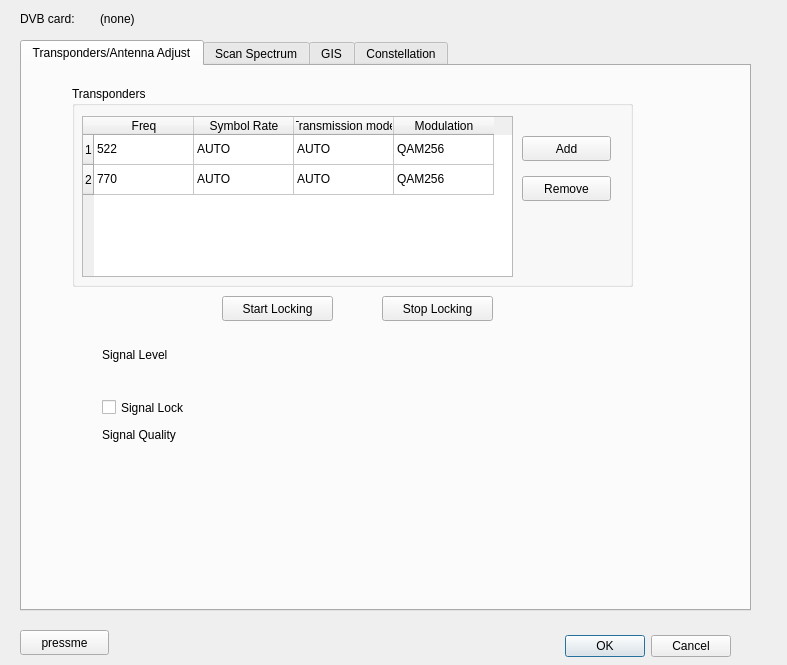
<?xml version="1.0" encoding="UTF-8"?>
<ui version="4.0">
 <class>TestDialog</class>
 <widget class="QDialog" name="TestDialog">
  <property name="geometry">
   <rect>
    <x>0</x>
    <y>0</y>
    <width>787</width>
    <height>665</height>
   </rect>
  </property>
  <property name="windowTitle">
   <string>DVB Terrestrial Test</string>
  </property>
  <widget class="QDialogButtonBox" name="buttonBox">
   <property name="geometry">
    <rect>
     <x>390</x>
     <y>630</y>
     <width>341</width>
     <height>32</height>
    </rect>
   </property>
   <property name="orientation">
    <enum>Qt::Horizontal</enum>
   </property>
   <property name="standardButtons">
    <set>QDialogButtonBox::Cancel|QDialogButtonBox::Ok</set>
   </property>
  </widget>
  <widget class="QPushButton" name="pushButton">
   <property name="geometry">
    <rect>
     <x>20</x>
     <y>630</y>
     <width>89</width>
     <height>25</height>
    </rect>
   </property>
   <property name="text">
    <string>pressme</string>
   </property>
  </widget>
  <widget class="QTabWidget" name="tabWidget">
   <property name="geometry">
    <rect>
     <x>20</x>
     <y>40</y>
     <width>731</width>
     <height>571</height>
    </rect>
   </property>
   <property name="currentIndex">
    <number>0</number>
   </property>
   <widget class="QWidget" name="tab">
    <attribute name="title">
     <string>Transponders/Antenna Adjust</string>
    </attribute>
    <widget class="QGroupBox" name="groupBox">
     <property name="geometry">
      <rect>
       <x>50</x>
       <y>20</y>
       <width>561</width>
       <height>201</height>
      </rect>
     </property>
     <property name="title">
      <string>Transponders</string>
     </property>
     <widget class="QTableWidget" name="tableTranspondersList">
      <property name="geometry">
       <rect>
        <x>10</x>
        <y>30</y>
        <width>431</width>
        <height>161</height>
       </rect>
      </property>
      <property name="selectionBehavior">
       <enum>QAbstractItemView::SelectRows</enum>
      </property>
      <row>
       <property name="text">
        <string>1</string>
       </property>
      </row>
      <row>
       <property name="text">
        <string>2</string>
       </property>
      </row>
      <column>
       <property name="text">
        <string>Freq</string>
       </property>
      </column>
      <column>
       <property name="text">
        <string>Symbol Rate</string>
       </property>
      </column>
      <column>
       <property name="text">
        <string>Transmission mode</string>
       </property>
      </column>
      <column>
       <property name="text">
        <string>Modulation</string>
       </property>
      </column>
      <item row="0" column="0">
       <property name="text">
        <string>522</string>
       </property>
      </item>
      <item row="0" column="1">
       <property name="text">
        <string>AUTO</string>
       </property>
      </item>
      <item row="0" column="2">
       <property name="text">
        <string>AUTO</string>
       </property>
      </item>
      <item row="0" column="3">
       <property name="text">
        <string>QAM256</string>
       </property>
      </item>
      <item row="1" column="0">
       <property name="text">
        <string>770</string>
       </property>
      </item>
      <item row="1" column="1">
       <property name="text">
        <string>AUTO</string>
       </property>
      </item>
      <item row="1" column="2">
       <property name="text">
        <string>AUTO</string>
       </property>
      </item>
      <item row="1" column="3">
       <property name="text">
        <string>QAM256</string>
       </property>
      </item>
     </widget>
     <widget class="QPushButton" name="buttonAddTransponder">
      <property name="geometry">
       <rect>
        <x>450</x>
        <y>50</y>
        <width>89</width>
        <height>25</height>
       </rect>
      </property>
      <property name="text">
       <string>Add</string>
      </property>
     </widget>
     <widget class="QPushButton" name="buttonRemoveTransponder">
      <property name="geometry">
       <rect>
        <x>450</x>
        <y>90</y>
        <width>89</width>
        <height>25</height>
       </rect>
      </property>
      <property name="text">
       <string>Remove</string>
      </property>
     </widget>
    </widget>
    <widget class="QPushButton" name="buttonStartLocking">
     <property name="geometry">
      <rect>
       <x>200</x>
       <y>230</y>
       <width>111</width>
       <height>25</height>
      </rect>
     </property>
     <property name="text">
      <string>Start Locking</string>
     </property>
    </widget>
    <widget class="QPushButton" name="buttonStopLocking">
     <property name="geometry">
      <rect>
       <x>360</x>
       <y>230</y>
       <width>111</width>
       <height>25</height>
      </rect>
     </property>
     <property name="text">
      <string>Stop Locking</string>
     </property>
    </widget>
    <widget class="QCheckBox" name="checkBoxLocked">
     <property name="enabled">
      <bool>true</bool>
     </property>
     <property name="geometry">
      <rect>
       <x>80</x>
       <y>330</y>
       <width>111</width>
       <height>23</height>
      </rect>
     </property>
     <property name="text">
      <string>Signal Lock</string>
     </property>
     <property name="checkable">
      <bool>false</bool>
     </property>
    </widget>
    <widget class="QLabel" name="label">
     <property name="geometry">
      <rect>
       <x>80</x>
       <y>280</y>
       <width>81</width>
       <height>17</height>
      </rect>
     </property>
     <property name="text">
      <string>Signal Level</string>
     </property>
    </widget>
    <widget class="QLabel" name="label_2">
     <property name="geometry">
      <rect>
       <x>80</x>
       <y>360</y>
       <width>111</width>
       <height>17</height>
      </rect>
     </property>
     <property name="text">
      <string>Signal Quality</string>
     </property>
    </widget>
    <widget class="DvbGradProgress2" name="labelSig">
     <property name="geometry">
      <rect>
       <x>80</x>
       <y>307</y>
       <width>561</width>
       <height>20</height>
      </rect>
     </property>
     <property name="text">
      <string/>
     </property>
    </widget>
    <widget class="DvbGradProgress2" name="labelSnr">
     <property name="geometry">
      <rect>
       <x>80</x>
       <y>390</y>
       <width>561</width>
       <height>20</height>
      </rect>
     </property>
     <property name="text">
      <string/>
     </property>
    </widget>
   </widget>
   <widget class="QWidget" name="tab_4">
    <attribute name="title">
     <string>Scan Spectrum</string>
    </attribute>
    <widget class="QLabel" name="label_3">
     <property name="geometry">
      <rect>
       <x>20</x>
       <y>20</y>
       <width>67</width>
       <height>17</height>
      </rect>
     </property>
     <property name="text">
      <string>From </string>
     </property>
    </widget>
    <widget class="QLineEdit" name="lineEditFrom">
     <property name="geometry">
      <rect>
       <x>70</x>
       <y>16</y>
       <width>61</width>
       <height>25</height>
      </rect>
     </property>
     <property name="text">
      <string>510</string>
     </property>
    </widget>
    <widget class="QLineEdit" name="lineEditTo">
     <property name="geometry">
      <rect>
       <x>210</x>
       <y>16</y>
       <width>61</width>
       <height>25</height>
      </rect>
     </property>
     <property name="text">
      <string>799</string>
     </property>
    </widget>
    <widget class="QComboBox" name="comboBoxStep">
     <property name="geometry">
      <rect>
       <x>375</x>
       <y>16</y>
       <width>71</width>
       <height>25</height>
      </rect>
     </property>
     <item>
      <property name="text">
       <string>1</string>
      </property>
     </item>
     <item>
      <property name="text">
       <string>4</string>
      </property>
     </item>
     <item>
      <property name="text">
       <string>8</string>
      </property>
     </item>
    </widget>
    <widget class="QLabel" name="label_4">
     <property name="geometry">
      <rect>
       <x>140</x>
       <y>20</y>
       <width>67</width>
       <height>17</height>
      </rect>
     </property>
     <property name="text">
      <string>MHz    to</string>
     </property>
    </widget>
    <widget class="QLabel" name="label_5">
     <property name="geometry">
      <rect>
       <x>280</x>
       <y>20</y>
       <width>81</width>
       <height>17</height>
      </rect>
     </property>
     <property name="text">
      <string>MHz    step</string>
     </property>
    </widget>
    <widget class="QPushButton" name="pushButtonAnalize">
     <property name="geometry">
      <rect>
       <x>460</x>
       <y>16</y>
       <width>89</width>
       <height>25</height>
      </rect>
     </property>
     <property name="text">
      <string>Analyze</string>
     </property>
    </widget>
    <widget class="QCheckBox" name="checkBoxNonStop">
     <property name="geometry">
      <rect>
       <x>560</x>
       <y>50</y>
       <width>92</width>
       <height>23</height>
      </rect>
     </property>
     <property name="text">
      <string>Non-Stop</string>
     </property>
    </widget>
    <widget class="QCustomPlot" name="plot" native="true">
     <property name="geometry">
      <rect>
       <x>20</x>
       <y>90</y>
       <width>671</width>
       <height>421</height>
      </rect>
     </property>
    </widget>
    <widget class="QPushButton" name="pushButtonStopAnalize">
     <property name="geometry">
      <rect>
       <x>560</x>
       <y>16</y>
       <width>89</width>
       <height>25</height>
      </rect>
     </property>
     <property name="text">
      <string>Stop</string>
     </property>
    </widget>
    <widget class="QCheckBox" name="checkBoxAppend">
     <property name="geometry">
      <rect>
       <x>290</x>
       <y>50</y>
       <width>261</width>
       <height>23</height>
      </rect>
     </property>
     <property name="text">
      <string>Append results to the same plot</string>
     </property>
     <property name="checked">
      <bool>true</bool>
     </property>
    </widget>
    <widget class="QLabel" name="label_10">
     <property name="geometry">
      <rect>
       <x>20</x>
       <y>50</y>
       <width>101</width>
       <height>17</height>
      </rect>
     </property>
     <property name="text">
      <string>Current freq:</string>
     </property>
    </widget>
    <widget class="QLineEdit" name="lineEditCurrent">
     <property name="enabled">
      <bool>false</bool>
     </property>
     <property name="geometry">
      <rect>
       <x>130</x>
       <y>48</y>
       <width>61</width>
       <height>25</height>
      </rect>
     </property>
    </widget>
   </widget>
   <widget class="QWidget" name="tab_2">
    <attribute name="title">
     <string>GIS</string>
    </attribute>
    <widget class="QTableWidget" name="tablePoints">
     <property name="geometry">
      <rect>
       <x>20</x>
       <y>50</y>
       <width>591</width>
       <height>101</height>
      </rect>
     </property>
     <column>
      <property name="text">
       <string>time</string>
      </property>
     </column>
     <column>
      <property name="text">
       <string>alt</string>
      </property>
     </column>
     <column>
      <property name="text">
       <string>lat</string>
      </property>
     </column>
     <column>
      <property name="text">
       <string>lock</string>
      </property>
     </column>
     <column>
      <property name="text">
       <string>signal</string>
      </property>
     </column>
    </widget>
    <widget class="QPushButton" name="pushButtonGISStartScan">
     <property name="geometry">
      <rect>
       <x>260</x>
       <y>20</y>
       <width>89</width>
       <height>25</height>
      </rect>
     </property>
     <property name="text">
      <string>Start scan</string>
     </property>
    </widget>
    <widget class="QPushButton" name="pushButtonGISStopScan">
     <property name="geometry">
      <rect>
       <x>390</x>
       <y>20</y>
       <width>89</width>
       <height>25</height>
      </rect>
     </property>
     <property name="text">
      <string>Stop</string>
     </property>
    </widget>
    <widget class="QComboBox" name="comboBox_2">
     <property name="geometry">
      <rect>
       <x>140</x>
       <y>20</y>
       <width>86</width>
       <height>25</height>
      </rect>
     </property>
     <item>
      <property name="text">
       <string>522</string>
      </property>
     </item>
     <item>
      <property name="text">
       <string>770</string>
      </property>
     </item>
    </widget>
    <widget class="QLabel" name="label_7">
     <property name="geometry">
      <rect>
       <x>40</x>
       <y>20</y>
       <width>71</width>
       <height>17</height>
      </rect>
     </property>
     <property name="text">
      <string>Frequency</string>
     </property>
    </widget>
    <widget class="QGCMapWidget" name="widget_2" native="true">
     <property name="geometry">
      <rect>
       <x>20</x>
       <y>170</y>
       <width>661</width>
       <height>351</height>
      </rect>
     </property>
    </widget>
    <widget class="QPushButton" name="pushButtonClear">
     <property name="geometry">
      <rect>
       <x>630</x>
       <y>80</y>
       <width>89</width>
       <height>25</height>
      </rect>
     </property>
     <property name="text">
      <string>Clear data</string>
     </property>
    </widget>
    <widget class="QPushButton" name="pushButtonToCSV">
     <property name="geometry">
      <rect>
       <x>630</x>
       <y>110</y>
       <width>89</width>
       <height>25</height>
      </rect>
     </property>
     <property name="text">
      <string>To CSV</string>
     </property>
    </widget>
   </widget>
   <widget class="QWidget" name="tab_3">
    <attribute name="title">
     <string>Constellation</string>
    </attribute>
    <widget class="QGroupBox" name="groupBox_2">
     <property name="geometry">
      <rect>
       <x>10</x>
       <y>20</y>
       <width>241</width>
       <height>201</height>
      </rect>
     </property>
     <property name="title">
      <string>Input</string>
     </property>
     <widget class="QComboBox" name="comboBoxConstellRefStream">
      <property name="geometry">
       <rect>
        <x>10</x>
        <y>120</y>
        <width>211</width>
        <height>25</height>
       </rect>
      </property>
      <item>
       <property name="text">
        <string>VV016-256QAM34_TP06_CSP</string>
       </property>
      </item>
     </widget>
     <widget class="QComboBox" name="comboBoxConstellFreq">
      <property name="geometry">
       <rect>
        <x>90</x>
        <y>40</y>
        <width>131</width>
        <height>25</height>
       </rect>
      </property>
      <item>
       <property name="text">
        <string>522</string>
       </property>
      </item>
     </widget>
     <widget class="QPushButton" name="buttonObtainData">
      <property name="geometry">
       <rect>
        <x>70</x>
        <y>160</y>
        <width>89</width>
        <height>25</height>
       </rect>
      </property>
      <property name="text">
       <string>Obtain Data</string>
      </property>
     </widget>
     <widget class="QLabel" name="label_8">
      <property name="geometry">
       <rect>
        <x>0</x>
        <y>100</y>
        <width>141</width>
        <height>17</height>
       </rect>
      </property>
      <property name="text">
       <string>Reference Stream</string>
      </property>
     </widget>
     <widget class="QCheckBox" name="checkBoxConstellNonStop">
      <property name="geometry">
       <rect>
        <x>70</x>
        <y>70</y>
        <width>151</width>
        <height>23</height>
       </rect>
      </property>
      <property name="text">
       <string>non-stop receiving</string>
      </property>
     </widget>
     <widget class="QLabel" name="label_6">
      <property name="geometry">
       <rect>
        <x>0</x>
        <y>40</y>
        <width>91</width>
        <height>17</height>
       </rect>
      </property>
      <property name="text">
       <string>Frequency</string>
      </property>
     </widget>
    </widget>
    <widget class="QGroupBox" name="groupBox_3">
     <property name="geometry">
      <rect>
       <x>10</x>
       <y>240</y>
       <width>241</width>
       <height>151</height>
      </rect>
     </property>
     <property name="title">
      <string>Options</string>
     </property>
     <widget class="QLabel" name="label_11">
      <property name="geometry">
       <rect>
        <x>10</x>
        <y>40</y>
        <width>131</width>
        <height>17</height>
       </rect>
      </property>
      <property name="text">
       <string>Visualization Mode</string>
      </property>
     </widget>
     <widget class="QComboBox" name="comboBoxConstallVizMod">
      <property name="geometry">
       <rect>
        <x>150</x>
        <y>40</y>
        <width>86</width>
        <height>25</height>
       </rect>
      </property>
      <item>
       <property name="text">
        <string>QAM256</string>
       </property>
      </item>
      <item>
       <property name="text">
        <string>QAM128</string>
       </property>
      </item>
      <item>
       <property name="text">
        <string>QAM64</string>
       </property>
      </item>
     </widget>
     <widget class="QCheckBox" name="checkBoxGroupNearest">
      <property name="geometry">
       <rect>
        <x>30</x>
        <y>70</y>
        <width>191</width>
        <height>23</height>
       </rect>
      </property>
      <property name="text">
       <string>Group Nearest Points</string>
      </property>
      <property name="checked">
       <bool>true</bool>
      </property>
     </widget>
     <widget class="QCheckBox" name="checkBoxRecovery">
      <property name="geometry">
       <rect>
        <x>30</x>
        <y>100</y>
        <width>171</width>
        <height>23</height>
       </rect>
      </property>
      <property name="text">
       <string>Carrier Recovery</string>
      </property>
      <property name="checked">
       <bool>true</bool>
      </property>
     </widget>
    </widget>
    <widget class="QWidget" name="widgetView" native="true">
     <property name="geometry">
      <rect>
       <x>260</x>
       <y>40</y>
       <width>451</width>
       <height>351</height>
      </rect>
     </property>
    </widget>
   </widget>
  </widget>
  <widget class="QLabel" name="label_9">
   <property name="geometry">
    <rect>
     <x>20</x>
     <y>10</y>
     <width>67</width>
     <height>17</height>
    </rect>
   </property>
   <property name="text">
    <string>DVB card:</string>
   </property>
  </widget>
  <widget class="QLabel" name="labelCard">
   <property name="geometry">
    <rect>
     <x>100</x>
     <y>10</y>
     <width>431</width>
     <height>17</height>
    </rect>
   </property>
   <property name="text">
    <string>(none)</string>
   </property>
  </widget>
 </widget>
 <customwidgets>
  <customwidget>
   <class>QCustomPlot</class>
   <extends>QWidget</extends>
   <header location="global">qcustomplot.h</header>
   <container>1</container>
  </customwidget>
  <customwidget>
   <class>QGCMapWidget</class>
   <extends>QWidget</extends>
   <header location="global">QGCMapWidget.h</header>
   <container>1</container>
  </customwidget>
  <customwidget>
   <class>DvbGradProgress2</class>
   <extends>QLabel</extends>
   <header>dvbtest/testdialog.h</header>
  </customwidget>
 </customwidgets>
 <resources/>
 <connections>
  <connection>
   <sender>buttonBox</sender>
   <signal>accepted()</signal>
   <receiver>TestDialog</receiver>
   <slot>accept()</slot>
   <hints>
    <hint type="sourcelabel">
     <x>248</x>
     <y>254</y>
    </hint>
    <hint type="destinationlabel">
     <x>157</x>
     <y>274</y>
    </hint>
   </hints>
  </connection>
  <connection>
   <sender>buttonBox</sender>
   <signal>rejected()</signal>
   <receiver>TestDialog</receiver>
   <slot>reject()</slot>
   <hints>
    <hint type="sourcelabel">
     <x>316</x>
     <y>260</y>
    </hint>
    <hint type="destinationlabel">
     <x>286</x>
     <y>274</y>
    </hint>
   </hints>
  </connection>
 </connections>
</ui>
